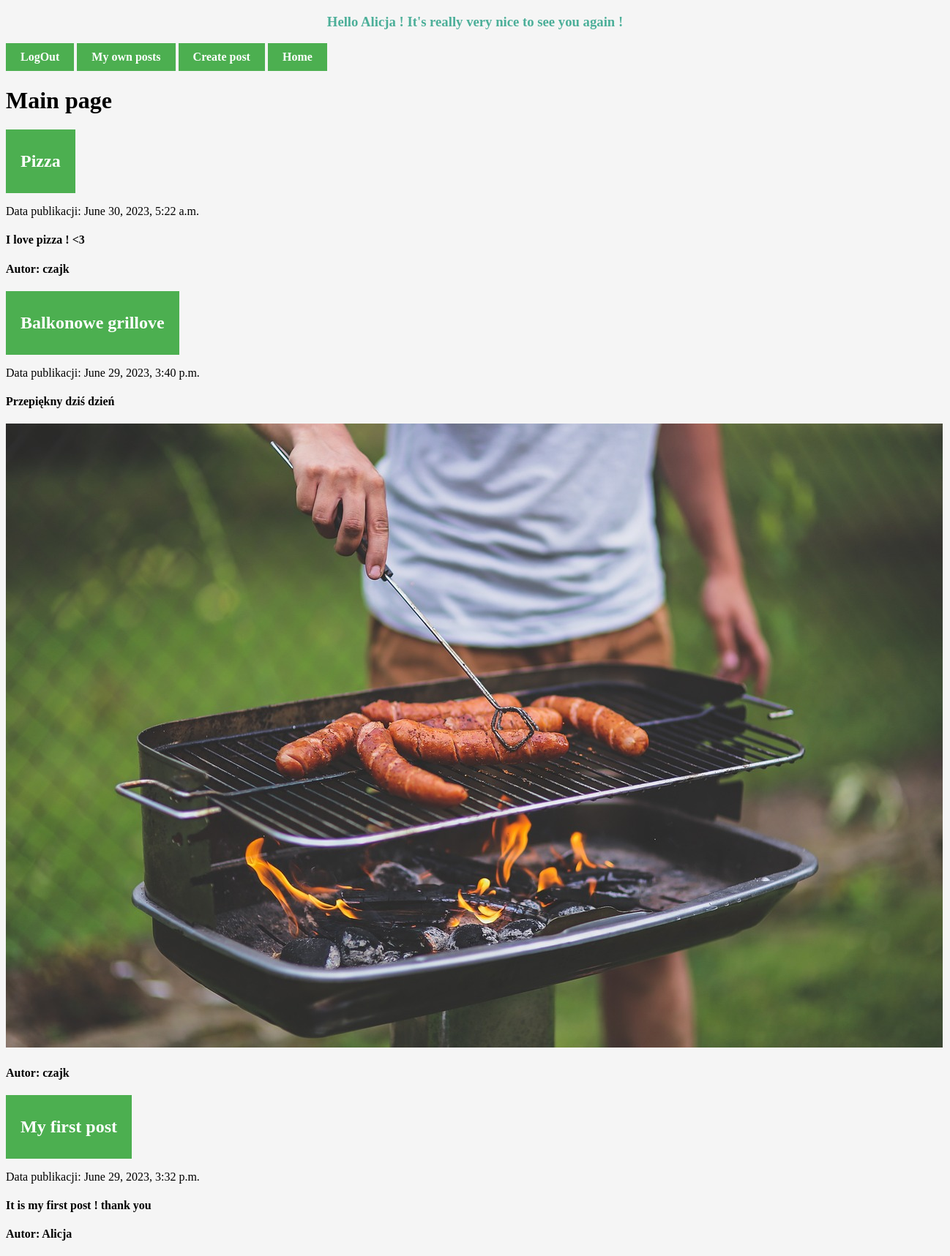
/ (signed in), run on the app's committed database.
### Registration/models.py (models this page shows, shortened)
class Posts(models.Model):
    title = models.CharField(max_length=200)
    dec = models.TextField(blank=True)
    createDate = models.DateTimeField(auto_now_add=True) # automatically filled by Django during creation
    published = models.BooleanField()
    image = models.ImageField(upload_to='images/',blank=True)
    user = models.ForeignKey(User, on_delete=models.CASCADE) # Creating many to many relationship with User model

### Registration/views.py (the view)
# urls.py: 2. Add a URL to urlpatterns:  path('', views.home, name='home')
def home(request):
    allPosts = Posts.objects.all().order_by('-createDate')
    return render(request, 'home.html', {"allPosts":allPosts})

### Registration/TEMPLATES/home.html (shortened to what this page needs)
{% extends 'base.html' %}
{% block content %}
<h1>Main page</h1>
<div>
{% for allPost in allPosts %}
    <a href="{% url 'posts' %}"><h2>{{allPost.title}}</h2></a>
    <p>Data publikacji: {{allPost.createDate}}</p>
    <h4>{{allPost.dec}}</h4>
    {% if allPost.image %}
        <img src="{{allPost.image.url}}" alt="photo">
    {% endif %}
    <h4>Autor: {{allPost.user}}</h4>
{% endfor %}
{% endblock content %}

### baseTemplates/base.html (shortened to what this page needs)
{% load static %}
<!DOCTYPE html>
<html lang="pl">
<head>
    <link rel="stylesheet" href="{% static 'MainUser/css/base.css' %}">
</head>
<body>
    {% if user.is_authenticated %}
        <h3>Hello {{user}} ! It's really very nice to see you again !</h3>
        <a href="{% url 'logOutUser' %}">LogOut</a>
        <a href="{% url 'posts' %}">My own posts</a>
        <a href="{% url 'createNewPosts' %}">Create post</a>
    {% else %}
        <a href="{% url 'register' %}">Registration</a>
        <a href="{% url 'logUser' %}">LogIn</a>
    {% endif %}
    <a href="{% url 'home' %}">Home</a>
    {% block content %}
    {% endblock content %}
</body>
</html>

### MainUser/static/MainUser/css/base.css (style rules this page uses)
a { font-weight: bold; }
a:link, a:visited { background-color: #4CAF50; color: white; padding: 10px 20px; text-align: center; text-decoration: none; display: inline-block; }
body { background-color: whitesmoke; }
h3 { color: #4caf99; text-align: center; }

### data on the page
Posts: title "Pizza", createDate "June 30, 2023, 5:22 a.m.", dec "I love pizza ! <3", user "czajk"
Posts: title "Balkonowe grillove", createDate "June 29, 2023, 3:40 p.m.", dec "Przepiękny dziś dzień", image (picture), user "czajk"
Posts: title "My first post", createDate "June 29, 2023, 3:32 p.m.", dec "It is my first post ! thank you", user "Alicja"

### other printed values
{{ user }} "Alicja"
